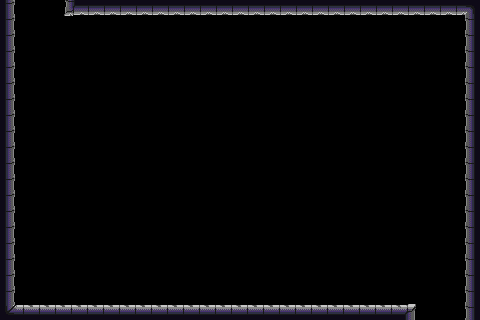

A level layout from a 2D game, rendered from its tile map. Below: a short description, then the map file with tile-grid data replaced by summaries:
An orthogonal 30x20 tile map with 16x16 px tiles, 8 tile layers (bkg_far, bkg_close, onoff-defaulton(blue), onoff-defaultoff(blue), ...), 2 tilesets.

<map version="1.10" tiledversion="1.11.0" orientation="orthogonal" renderorder="right-down" width="30" height="20" tilewidth="16" tileheight="16" infinite="0" nextlayerid="10" nextobjectid="1">
 <tileset firstgid="1" source="../../Holojam/Assets/maps/jail_wall.tsx" />
 <tileset firstgid="65" source="../../Holojam/Assets/maps/jail_block.tsx" />
 <layer id="4" name="bkg_far" width="30" height="20">
  <properties>
   <property name="unity:sortinglayer" value="Bkg_far" />
  </properties>
  <data>[600 cells, 0 non-empty, 0 distinct tile ids]</data>
 </layer>
 <layer id="1" name="bkg_close" width="30" height="20">
  <properties>
   <property name="unity:sortinglayer" value="Bkg" />
  </properties>
  <data>[600 cells, 0 non-empty, 0 distinct tile ids]</data>
 </layer>
 <layer id="6" name="onoff-defaulton(blue)" width="30" height="20">
  <properties>
   <property name="unity:layer" value="Ground" />
   <property name="unity:sortinglayer" value="Ground" />
   <property name="unity:tag" value="onoff-defaulton" />
  </properties>
  <data>[600 cells, 0 non-empty, 0 distinct tile ids]</data>
 </layer>
 <layer id="7" name="onoff-defaultoff(blue)" width="30" height="20">
  <properties>
   <property name="unity:layer" value="Ground" />
   <property name="unity:sortinglayer" value="Ground" />
   <property name="unity:tag" value="onoff-defaultoff" />
  </properties>
  <data>[600 cells, 0 non-empty, 0 distinct tile ids]</data>
 </layer>
 <layer id="9" name="onoff2-defaulton(purple)" width="30" height="20">
  <properties>
   <property name="unity:layer" value="Ground" />
   <property name="unity:sortinglayer" value="Ground" />
   <property name="unity:tag" value="onoff2-defaulton" />
  </properties>
  <data>[600 cells, 0 non-empty, 0 distinct tile ids]</data>
 </layer>
 <layer id="8" name="onoff2-defaultoff(purple)" width="30" height="20">
  <properties>
   <property name="unity:layer" value="Ground" />
   <property name="unity:sortinglayer" value="Ground" />
   <property name="unity:tag" value="onoff2-defaultoff" />
  </properties>
  <data>[600 cells, 0 non-empty, 0 distinct tile ids]</data>
 </layer>
 <layer id="2" name="ground" width="30" height="20">
  <properties>
   <property name="unity:layer" value="Ground" />
   <property name="unity:sortinglayer" value="Ground" />
  </properties>
  <data>[600 cells, 90 non-empty, 8 distinct tile ids]</data>
 </layer>
 <layer id="3" name="foreground" width="30" height="20">
  <properties>
   <property name="unity:sortinglayer" value="Foreground" />
  </properties>
  <data>[600 cells, 0 non-empty, 0 distinct tile ids]</data>
 </layer>
</map>
